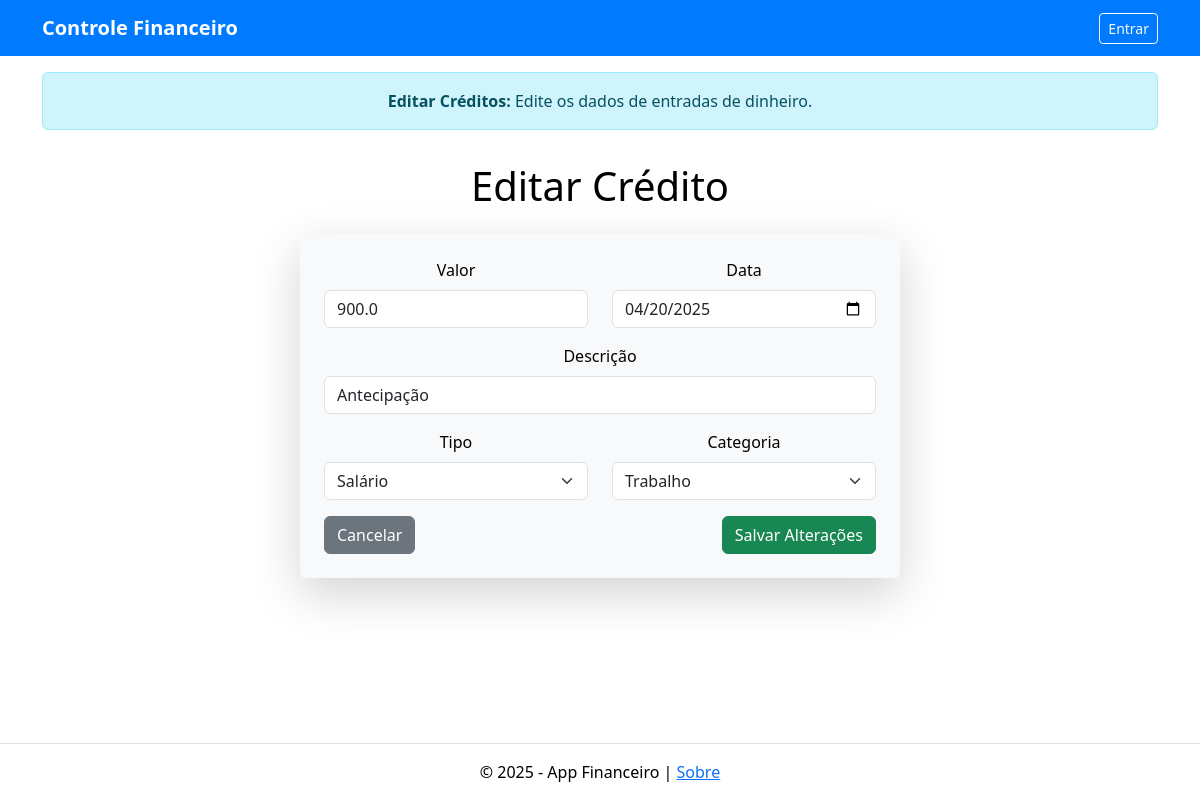
Screenshot of /editar_credito/5 with the database file from the repository.
### tables this page shows
CREATE TABLE creditos (
            id INTEGER PRIMARY KEY AUTOINCREMENT,
            valor REAL NOT NULL,
            descricao TEXT NOT NULL,
            tipo TEXT NOT NULL,
            categoria TEXT NOT NULL,
            data TEXT NOT NULL
        , usuario_id TEXT);

### app.py (the view, shortened to what this page needs)
@app.route("/editar_credito/<int:id>", methods=["GET", "POST"])
def editar_credito(id):
    query = "SELECT * FROM creditos WHERE id = ?"
    credito = executar_consulta(query, (id,), fetchone=True)
    return render_template("editar_credito.html", credito=credito)

### utils.py (called while the page is built)
def executar_consulta(query, parametros=(), fetchone=False, fetchall=False, commit=False):
    conexao = sqlite3.connect('financeiro.db')
    cursor = conexao.cursor()
    cursor.execute(query, parametros)
    resultado = None
    if fetchone:
        resultado = cursor.fetchone()
    elif fetchall:
        resultado = cursor.fetchall()
    if commit:
        conexao.commit()
    conexao.close()
    return resultado

### templates/editar_credito.html (shortened to what this page needs)
{% extends "base.html" %}
{% block alert %}
    <div class="container mt-3">
        <div class="alert alert-info text-center" role="alert">
            <strong>Editar Créditos:</strong> Edite os dados de entradas de dinheiro.
        </div>
    </div>
{% endblock %}
{% block content %}
<div class="container mt-3">
    <h1 class="mb-4 text-center">Editar Crédito</h1>
    <form method="POST" class="p-4 rounded shadow-lg bg-light mx-auto" id="editarCreditoForm">
        <div class="row">
            <div class="col-md-6 mb-3">
                <label for="valor" class="form-label">Valor</label>
                <input type="number" step="0.01" class="form-control" id="valor" name="valor" value="{{ credito[1] }}" required>
            </div>
            <div class="col-md-6 mb-3">
                <label for="data" class="form-label">Data</label>
                <input type="date" class="form-control" id="data" name="data" value="{{ credito[5] }}" required>
            </div>
        </div>
        <div class="mb-3">
            <label for="descricao" class="form-label">Descrição</label>
            <input type="text" class="form-control" id="descricao" name="descricao" value="{{ credito[2] }}" required>
        </div>
        <div class="row">
            <div class="col-md-6 mb-3">
                <label for="tipo" class="form-label">Tipo</label>
                <select class="form-select" id="tipo" name="tipo" required>
                    <option value="salario" {% if credito[3] == 'salario' %}selected{% endif %}>Salário</option>
                </select>
            </div>
            <div class="col-md-6 mb-3">
                <label for="categoria" class="form-label">Categoria</label>
                <select class="form-select" id="categoria" name="categoria" required>
                    <option value="trabalho" {% if credito[4] == 'trabalho' %}selected{% endif %}>Trabalho</option>
                </select>
            </div>
        </div>
        <div class="d-flex justify-content-between">
            <a href="{{ url_for('credito') }}" class="btn btn-secondary">Cancelar</a>
            <button type="submit" class="btn btn-success">Salvar Alterações</button>
        </div>
    </form>
</div>
{% endblock %}

### static/css/style.css (style rules this page uses)
:root { --fundo-principal: #ffffff; --fundo-card: #FFFFFF; --primaria: #4F9DDE; --secundaria: #6FCF97; --texto-principal: #000000; --texto-secundario: #666666; --borda: #E0E0E0; --erro: #EB5757; --sucesso: #27AE60; --text-color: #212529; --card-bg: #f8f9fa; }
body { background-color: var(--fundo-principal); color: var(--texto-principal); font-family: 'Segoe UI', Tahoma, Geneva, Verdana, sans-serif; min-height: 100vh; }
#creditoForm, #debitoForm, #editarCreditoForm, #editarDebitoForm { max-width: 600px; width: 100%; }

### rows the page displays
creditos: valor "900.0", data "04/20/2025", descricao "Antecipação", tipo "Salário", categoria "Trabalho"
